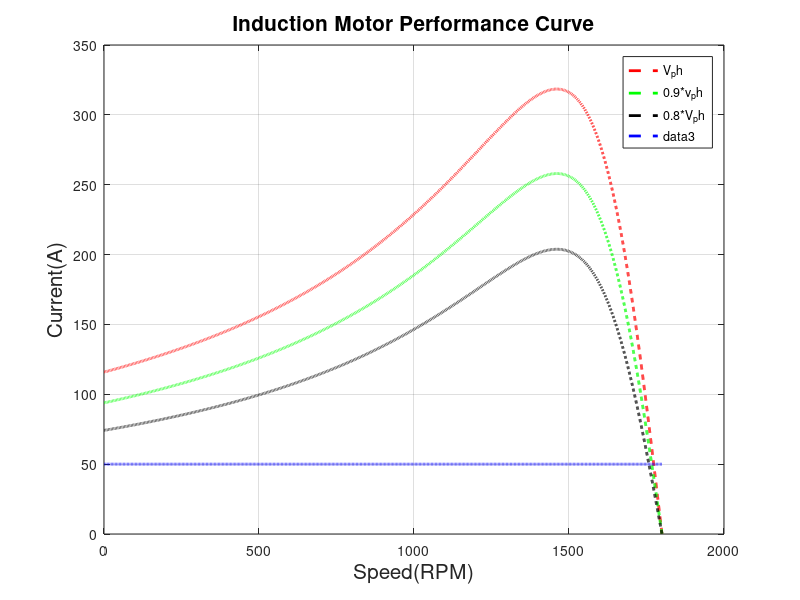

The MATLAB script that drew this image:
clear
clc
r1=0.641; % stator resistance ( ohm )
x1=1.106; % stator reactance ( ohm )
r2= 0.332; % rotor resistance ( ohm )
x2=0.464; % rotor reactance ( ohm )
xm=26.3; % magnetizing reactance ( ohm )
v_ph=460/sqrt(3); % phase voltage ( volt )
n_s=1800; %(RPM)
w_s=2*pi*n_s/60; %(rad/sec)

s=0:0.0001:1;

n_m=(1-s)*n_s;

for i=1:10001
t(i)=( 3*(v_ph^2)*(r2/s(i)) )/(w_s*((r1 +(r2/s(i))^2) +((x1+x2)^2)));
% Torque ( N-m )
tl(i)=50;
end

for i=1:10001
t1(i)=( 3*((0.9*v_ph)^2)*(r2/s(i)) )/(w_s*((r1 +(r2/s(i))^2) +((x1+x2)^2)));
% Torque ( N-m )
end

for i=1:10001
t2(i)=( 3*((0.8*v_ph)^2)*(r2/s(i)) )/(w_s*((r1 +(r2/s(i))^2) +((x1+x2)^2)));
% Torque ( N-m )
end


plot(n_m,t,'r--','lineWidth',2)
title({'Induction Motor Performance Curve'} ,'fontsize',15)
xlabel('Speed(RPM)','fontsize',15)
ylabel('Current(A)','fontsize',15)
legend('V_ph','0.9*v_ph','0.8*V_ph')
grid on
hold on
plot(n_m,t1,'g--','lineWidth',2),legend('V_ph','0.9*v_ph','0.8*V_ph')

hold on
plot(n_m,t2,'k--','lineWidth',2),legend('V_ph','0.9*v_ph','0.8*V_ph')
hold on
plot(n_m,tl,'b--','lineWidth',2)